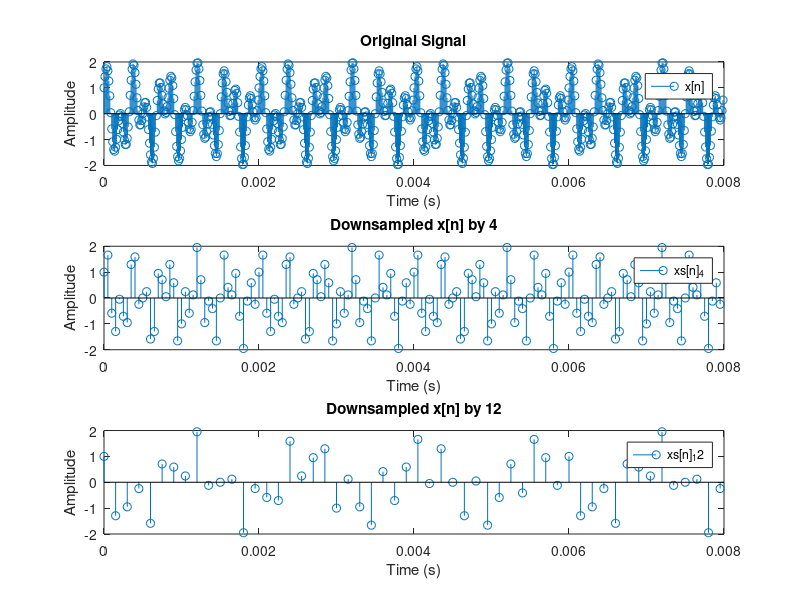
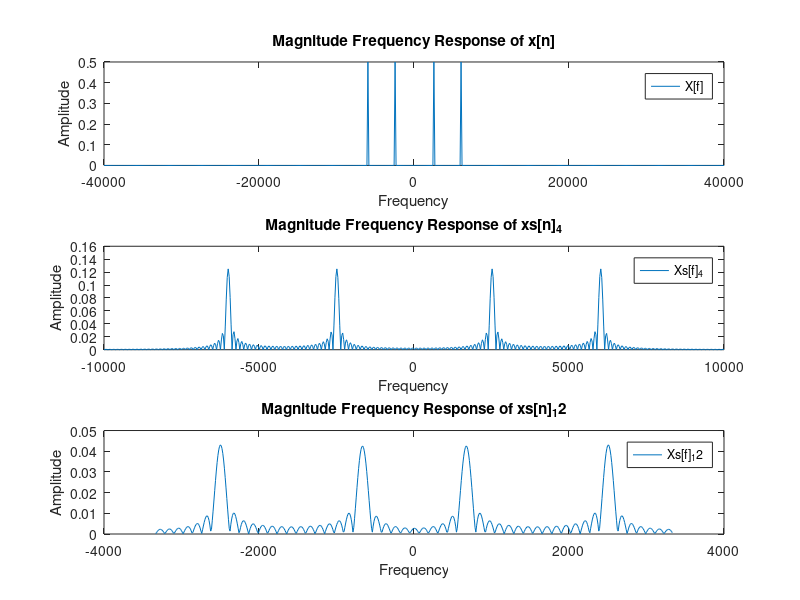
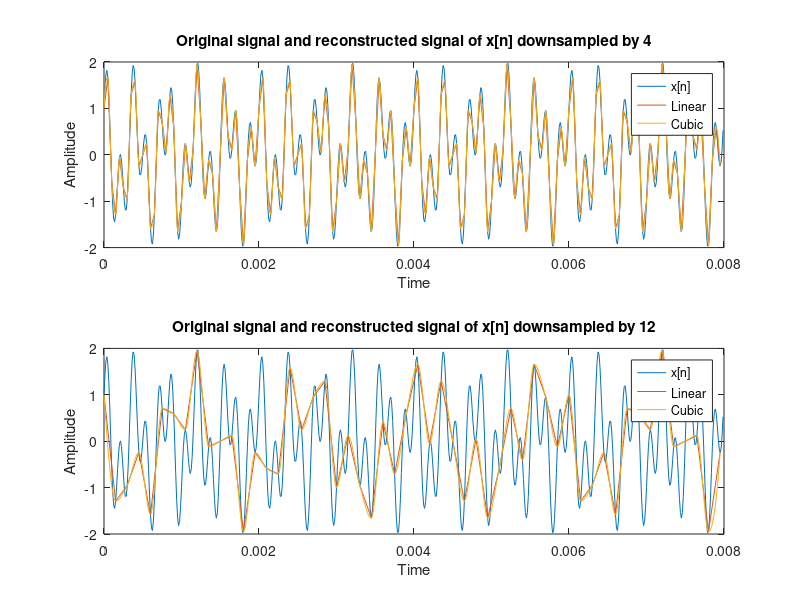
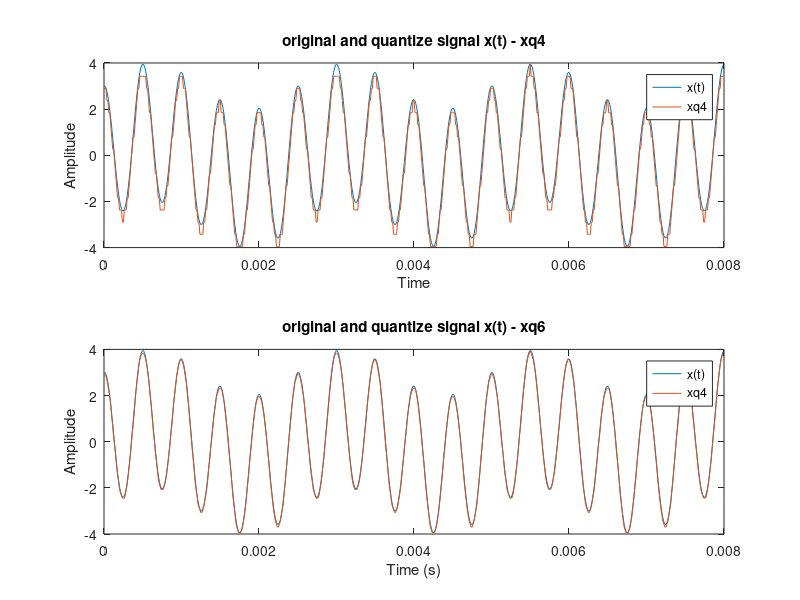

Recreate these plots in MATLAB, in order.
t_duration = 0.008;
Fs = 80000;
Ts = 1/Fs;
n = 0:Ts:(0.008-Ts);
f1 =2500;
f2=6000;

x1n = cos(2*pi*f1.*n);
x2n = sin(2*pi*f2.*n);

x3n = x1n + x2n;

x3s_1 = x3n(mod((1:length(n)), 4) == 1);
x3s_2 = x3n(mod((1:length(n)), 12) == 1);

n_1 = 0:(Ts*4):(0.008-Ts); 
n_2 = 0:(Ts*12):(0.008-Ts);

figure(1)
subplot(311);
stem(n, x3n);
title('Original Signal');
ylabel('Amplitude');
xlabel('Time (s)');
legend('x[n]');
subplot(312);
stem(n_1, x3s_1);
title('Downsampled x[n] by 4');
ylabel('Amplitude');
xlabel('Time (s)');
legend('xs[n]_4');
subplot(313);
stem(n_2,x3s_2);
title('Downsampled x[n] by 12');
ylabel('Amplitude');
xlabel('Time (s)');
legend('xs[n]_12');


N = length(n);
N_1 = length(n_1);
N_2 = length(n_2);

FVec = linspace(-Fs/2, Fs/2, N);
FVec_1 = linspace(-Fs/8, Fs/8, N);
FVec_2 = linspace(-Fs/24, Fs/24, N);

X = abs(fftshift(fft(x3n,N)))/N;
XS1 = abs(fftshift(fft(x3s_1,N)))/N;
XS2 = abs(fftshift(fft(x3s_2,N)))/N;

figure(2)
subplot(311);
plot(FVec, X);
title('Magnitude Frequency Response of x[n]');
ylabel('Amplitude');
xlabel('Frequency');
legend('X[f]');
subplot(312);
plot(FVec_1, XS1);
title('Magnitude Frequency Response of xs[n]_4');
ylabel('Amplitude');
xlabel('Frequency');
legend('Xs[f]_4');
subplot(313);
plot(FVec_2, XS2);
title('Magnitude Frequency Response of xs[n]_12');
ylabel('Amplitude');
xlabel('Frequency');
legend('Xs[f]_12');



x1_lin = interp1(n_1,x3s_1,n,'linear');
x1_cub = interp1(n_1,x3s_1,n,'PCHIP');

x2_lin = interp1(n_2,x3s_2,n,'linear');
x2_cub = interp1(n_2,x3s_2,n,'PCHIP');

figure(3)
subplot(211)
plot(n,x3n);
hold on;
plot(n,x1_lin);
hold on;
plot(n,x1_cub);
title('Original signal and reconstructed signal of x[n] downsampled by 4');
ylabel('Amplitude');
xlabel('Time');
legend('x[n]','Linear','Cubic');

subplot(212)
plot(n,x3n);
hold on;
plot(n,x2_lin);
hold on;
plot(n,x2_cub);
title('Original signal and reconstructed signal of x[n] downsampled by 12');
ylabel('Amplitude');
xlabel('Time');
legend('x[n]','Linear','Cubic');

%% Quantization

fs = 80000;
f1 = 2000;
f2 = 400;
t = 0:Ts:(0.008-Ts);
xt = 3*cos(2*pi*f1.*t) + sin(2*pi*f2.*t);
N1 = 4;
N2 = 6;
a = min(xt);
b = max(xt);

quantization_4 = (floor((xt-a)/(b-a)*(2^N1-1)))*(b-a)/(2^N1-1) + a;

quantization_6 = (floor((xt-a)/(b-a)*(2^N2-1)))*(b-a)/(2^N2-1) + a;

figure(4)
subplot(211);
plot(t, xt);
hold on;
plot(t, quantization_4);
title('original and quantize signal x(t) - xq4');
ylabel('Amplitude');
xlabel('Time');
legend('x(t)','xq4');
subplot(212);
plot(t, xt);
hold on;
plot(t, quantization_6);
title('original and quantize signal x(t) - xq6');
ylabel('Amplitude');
xlabel('Time (s)');
legend('x(t)','xq4');


e1 = xt - quantization_4;
e2 = xt - quantization_6;

sqnr1 = 10*log10(var(xt) /  var(e1));
sqnr2 = 10*log10(var(xt) / var(e2));

display(sqnr1);
display(sqnr2);

